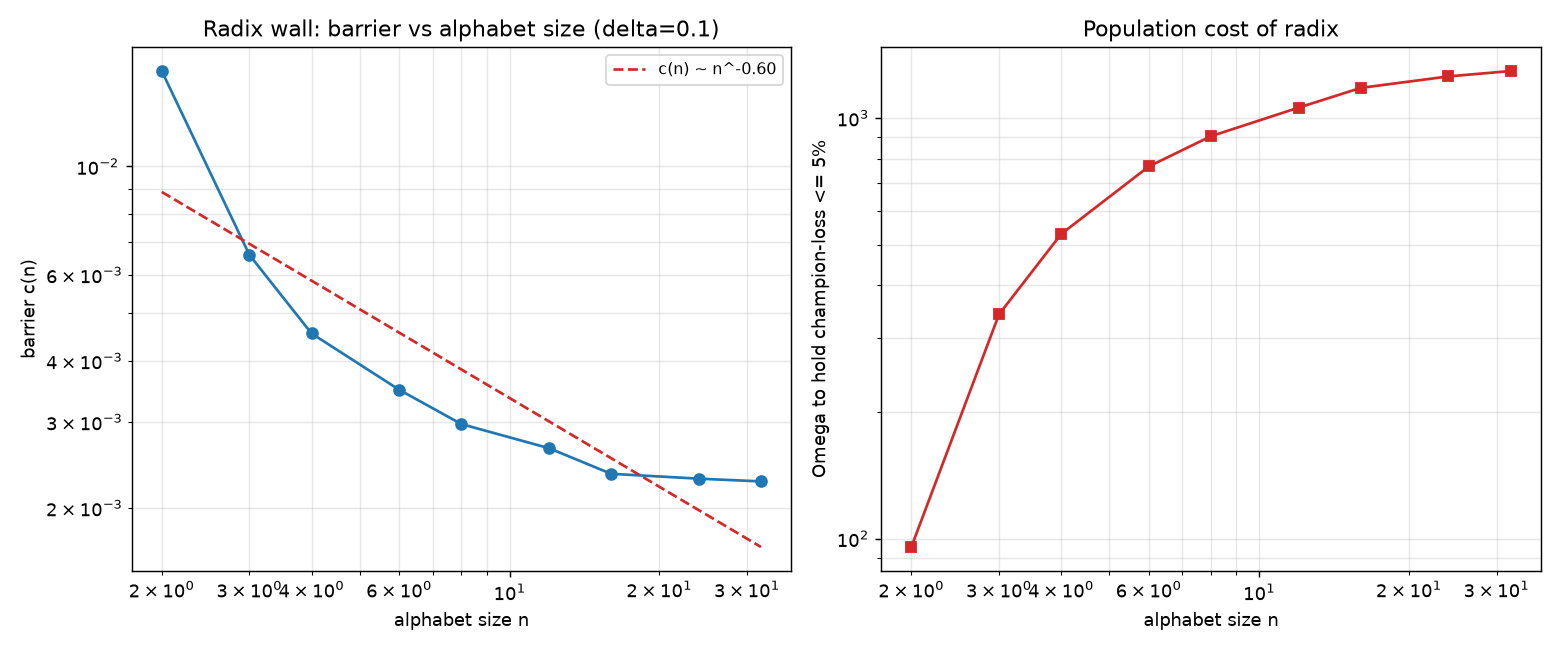

This chart was generated by the following Python code:
"""How does the restoration barrier scale with alphabet size? c(n) and Omega_req(n).

`radix_wall.py` measures c at one alphabet size on a fixed Omega grid. That is not
enough to get the *scaling*, because the fit band moves: as n grows the barrier
shrinks, so the error-rich window (where the wall is both visible and cleanly
exponential) marches to much larger Omega. A single shared grid saturates at high n.

This experiment therefore adapts per n:

  phase 1  probe a geometric Omega ladder at low trials to LOCATE the band where
           champion-loss sits in ~[0.03, 0.42] -- error-rich but not saturated
  phase 2  run a refined 7-point Omega grid inside that band at high trials
  fit      log(loss) = intercept - c(n)*Omega on the clean band (crossover-aware
           fitter reused from radix_wall)

Outputs c(n) and the population cost Omega_required(n) to hold champion-loss at a
fixed target (default 5%), and writes results/radix_cn.json.

Headline result (committed figure, delta=0.10): c(n) falls ~7x from n=2 to n=32
but SATURATES at a floor ~0.0022 -- confirmed out to n=64. Under a fixed pairwise
margin the radix penalty on the margin is bounded; the unbounded cost is Omega.

    python -m experiments.radix_scaling --quick
    python -m experiments.radix_scaling --ns 2 3 4 6 8 12 16 24 32 --trials 6000
"""

from __future__ import annotations

import argparse
import json
import os
import time

import numpy as np

from experiments.radix_wall import run_sweep, fit_c


def losses_of(points):
    """(omega, champion-loss fraction) for each swept point."""
    return [(p["omega"], (p["trials"] - p["champion_wins"]) / p["trials"])
            for p in points]


def locate_band(probe_rows, lo_frac=0.03, hi_frac=0.42):
    """Omega values whose champion-loss is error-rich but not saturated.

    Falls back to progressively looser windows so a stubborn n still yields a
    grid rather than crashing; returns the full ladder as a last resort.
    """
    ls = losses_of(probe_rows)
    band = [om for om, l in ls if lo_frac < l < hi_frac]
    if len(band) < 3:
        band = [om for om, l in ls if 0.008 < l < 0.5]
    if len(band) < 2:
        band = [om for om, _ in ls]
    return min(band), max(band)


def run_n(n, delta, ladder, probe_trials, run_trials, base_seed, jobs, grid_points=7):
    """Two-phase measurement of c(n): locate the band, then fit inside it."""
    probe = run_sweep(n, ladder, delta, probe_trials, base_seed, jobs)
    lo, hi = locate_band(probe)
    grid = sorted(set(int(round(x)) for x in np.linspace(lo, hi, grid_points)))
    run = run_sweep(n, grid, delta, run_trials, base_seed + 100, jobs)
    loss_counts = [p["trials"] - p["champion_wins"] for p in run]
    fit = fit_c(grid, loss_counts, run_trials)
    return {
        "n": n,
        "probe_losses": losses_of(probe),
        "grid": grid,
        "run_losses": losses_of(run),
        "fit": fit,
    }


def omega_required(fit, target=0.05):
    """Omega needed to hold champion-loss at `target`, from the fitted wall."""
    if not fit:
        return float("nan")
    return (fit["intercept"] - np.log(target)) / fit["c"]


def make_figure(results, delta, target, out_path):
    import matplotlib
    matplotlib.use("Agg")
    import matplotlib.pyplot as plt

    ns = sorted(int(k) for k, v in results.items() if v["fit"])
    cs = [results[str(n)]["fit"]["c"] for n in ns]
    om = [omega_required(results[str(n)]["fit"], target) for n in ns]

    fig, (ax1, ax2) = plt.subplots(1, 2, figsize=(12, 5))
    ax1.loglog(ns, cs, "o-", color="#1f77b4")
    if len(ns) >= 3:
        p = np.polyfit(np.log(ns), np.log(cs), 1)
        ax1.plot(ns, np.exp(p[1]) * np.array(ns, float) ** p[0], "--",
                 color="#d62728", label=f"c(n) ~ n^{p[0]:.2f}")
        ax1.legend(fontsize=9)
    ax1.set_xlabel("alphabet size n")
    ax1.set_ylabel("barrier c(n)")
    ax1.set_title(f"Radix wall: barrier vs alphabet size (delta={delta})")
    ax1.grid(True, which="both", alpha=0.3)

    ax2.loglog(ns, om, "s-", color="#d62728")
    ax2.set_xlabel("alphabet size n")
    ax2.set_ylabel(f"Omega to hold champion-loss <= {target:.0%}")
    ax2.set_title("Population cost of radix")
    ax2.grid(True, which="both", alpha=0.3)

    fig.tight_layout()
    fig.savefig(out_path, dpi=130)
    print(f"wrote figure -> {out_path}")


def main():
    p = argparse.ArgumentParser(description=__doc__)
    p.add_argument("--ns", type=int, nargs="+",
                   default=[2, 3, 4, 6, 8, 12, 16, 24, 32])
    p.add_argument("--delta", type=float, default=0.10,
                   help="fixed pairwise margin (0.10 = 55/45 at n=2)")
    p.add_argument("--omega-cap", type=int, default=1100,
                   help="largest Omega to probe; bounds per-point cost")
    p.add_argument("--probe-trials", type=int, default=1200)
    p.add_argument("--trials", type=int, default=6000)
    p.add_argument("--target", type=float, default=0.05,
                   help="champion-loss target for Omega_required(n)")
    p.add_argument("--jobs", type=int, default=max(1, (os.cpu_count() or 2) - 1))
    p.add_argument("--seed", type=int, default=0)
    p.add_argument("--quick", action="store_true")
    p.add_argument("--out", default=os.path.join(
        os.path.dirname(__file__), "radix_scaling.png"))
    p.add_argument("--data", default=os.path.join(
        os.path.dirname(__file__), os.pardir, "results", "radix_cn.json"))
    args = p.parse_args()

    if args.quick:
        args.ns = [2, 4, 8]
        args.probe_trials, args.trials, args.omega_cap = 400, 1500, 600

    ladder = [w for w in
              (20, 30, 45, 65, 95, 140, 200, 290, 420, 600, 850, 1100)
              if w <= args.omega_cap]

    print(f"radix scaling  (delta={args.delta}, trials={args.trials}, "
          f"jobs={args.jobs})")
    t0 = time.time()
    results = {}
    for n in args.ns:
        tn = time.time()
        res = run_n(n, args.delta, ladder, args.probe_trials, args.trials,
                    args.seed, args.jobs)
        results[str(n)] = res
        fit = res["fit"]
        if fit:
            print(f"  n={n:>3}  c={fit['c']:.5g}  R2={fit['r2']:.3f}  "
                  f"band=[{fit['omega_lo']},{fit['omega_hi']}]  "
                  f"Om_req={omega_required(fit, args.target):.0f}  "
                  f"({time.time()-tn:.0f}s)", flush=True)
        else:
            print(f"  n={n:>3}  (no clean band)  ({time.time()-tn:.0f}s)",
                  flush=True)

    os.makedirs(os.path.dirname(os.path.abspath(args.data)), exist_ok=True)
    with open(args.data, "w") as fh:
        json.dump(results, fh, indent=2)
    print(f"wrote data -> {args.data}   (total {time.time()-t0:.0f}s)")
    make_figure(results, args.delta, args.target, args.out)


if __name__ == "__main__":
    main()
